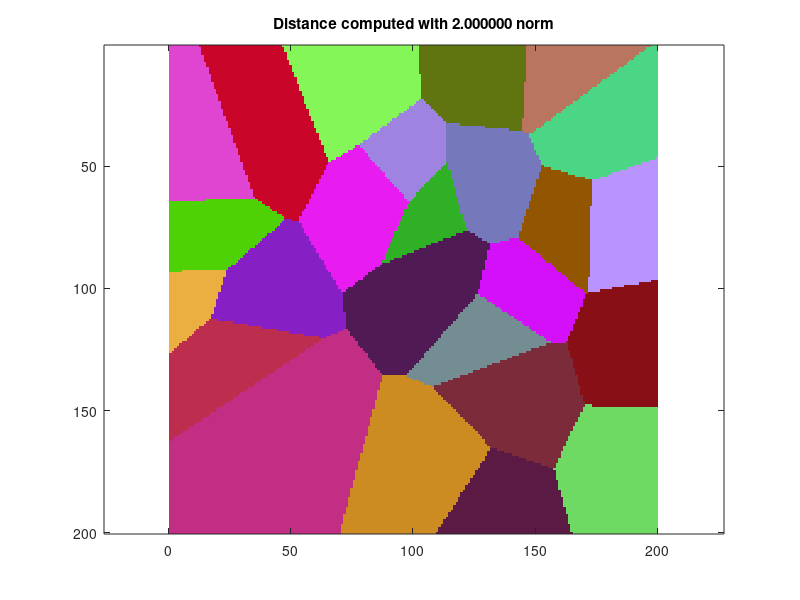

Source code (MATLAB):
function voronoi_plot ( xy, m, n, p )

%*****************************************************************************80
%
%% VORONOI_PLOT computes a pixel plot of a Voronoi diagram.
%
%  Licensing:
%
%    This code is distributed under the GNU LGPL license.
%
%  Modified:
%
%    17 February 2011
%
%  Author:
%
%    John Burkardt
%
%  Parameters:
%
%    Input, real XY(2,NC), a set of XY coordinates of center points.
%    You can alway try XY = rand ( 2, NC ) as random centers.
%
%    Input, integer M, N, the number of rows and columns of pixels
%    to use in the plot.  M = N = 100 might be reasonable for a start.
%    Increasing these values makes a geometrically more accurate diagram.
%
%    Input, integer P, the norm to be used.
%    P = 2, the default Euclidean or L2 norm.
%    P = Inf, the max or L-Infinity norm.
%    P = 1, the L1 norm.
%    Otherwise Norm(X,Y) = ( |X|^P + |Y|^P ) ^ (1/P)
%
  if ( nargin < 4 )
    p = 2;
  end

  if ( nargin < 3 )
    if ( nargin < 2 )
      n = 200;
    else
      n = m;
    end
  end

  if ( nargin < 2 )
    m = 200;
  end

  if ( nargin < 1 )
    xy = rand ( 2, 25 );
  end
%
%  How many points did we get?
%
  [ dummy, nc ] = size ( xy );
%
%  Compute the range of the points, and then increase it by a bit.
%
  xmin = min ( xy(1,:) );
  xmax = max ( xy(1,:) );
  ymin = min ( xy(2,:) );
  ymax = max ( xy(2,:) );

  margin = 0.05 * max ( xmax - xmin, ymax - ymin );
  xmin = xmin - margin;
  xmax = xmax + margin;
  ymin = ymin - margin;
  ymax = ymax + margin;
%
%  Randomly choose NC + 1 sets of RGB values.
%  Our extra color is black, just in case something goes wrong.
%
  rgb = uint8 ( floor ( 256 * rand ( nc + 1, 3 ) ) );

  rgb(nc+1,1:3) = 0;
%
%  For each pixel in A, we calculate its correspoinding XY position,
%  find the nearest center, and color the pixel with the corresponding
%  RGB color.  A vectorized calculation would be much faster.
%
%  The L2 norm is used here.
%
  a = uint8 ( zeros ( m, n, 3 ) );

  for i = 1 : m

    y = ( ( m - i     ) * ymax ...
        + (     i - 1 ) * ymin ) ...
        / ( m     - 1 );

    for j = 1 : n

      x = ( ( n - j     ) * xmax ...
          + (     j - 1 ) * xmin ) ...
          / ( n     - 1 );

      nearest = nc + 1;
      distsq_min = Inf;

      for k = 1 : nc

        if ( p == Inf )
          distsq = max ( abs ( x - xy(1,k) ), abs ( y - xy(2,k) ) );
        elseif ( p == 2 )
          distsq = ( x - xy(1,k) )^2 + ( y - xy(2,k) )^2;
        elseif ( p == 1 )
          distsq = abs ( x - xy(1,k) ) + abs ( y - xy(2,k) );
        else
          dx = abs ( x - xy(1,k) );
          dy = abs ( y - xy(2,k) );
          distsq = ( dx^p + dy^p )^(1.0/p);
        end

        if ( distsq < distsq_min )
          distsq_min = distsq;
          nearest = k;
        end
      end

      a(i,j,1:3) = rgb(nearest,1:3);

    end

  end
%
%  Display the image.
%
  imagesc ( a )
  axis equal
  axis tight
  title ( sprintf ( 'Distance computed with %f norm', p ) );

  return
end
